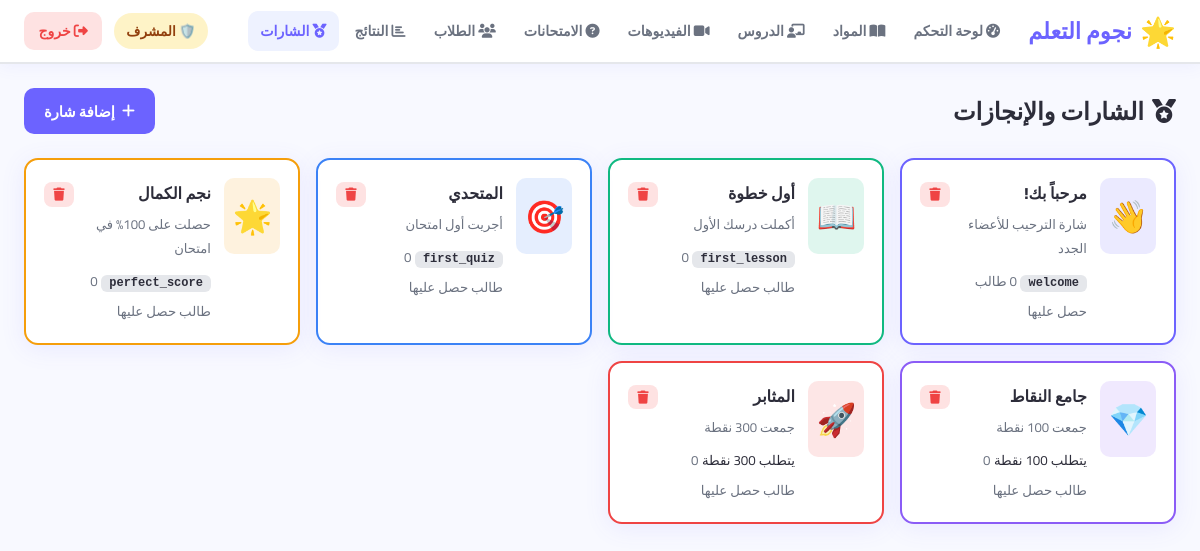
Screenshot of /admin/badges (signed in) with the database file from the repository.
### app/models.py (models this page shows)
class Badge(db.Model):
    __tablename__ = 'badges'
    id              = db.Column(db.Integer, primary_key=True)
    name            = db.Column(db.String(100), nullable=False)
    description     = db.Column(db.Text)
    icon            = db.Column(db.String(10), default='🏅')
    color           = db.Column(db.String(20), default='#F59E0B')
    condition       = db.Column(db.String(50))
    points_required = db.Column(db.Integer, default=0)
    users = db.relationship('UserBadge', backref='badge', lazy='dynamic', cascade='all, delete-orphan')

### app/admin/routes.py (the view)
@admin.route('/badges')
@admin_required
def badges():
    return render_template('admin/badges.html', badges=Badge.query.all())

### app/admin/routes.py (called while the page is built)
def admin_required(f):
    @wraps(f)
    def decorated(*args, **kwargs):
        if not current_user.is_authenticated or not current_user.is_admin():
            flash('ليس لديك صلاحية الوصول', 'danger')
            return redirect(url_for('student.dashboard'))
        return f(*args, **kwargs)
    return login_required(decorated)

### app/models.py (called while the page is built)
@login_manager.user_loader
def load_user(user_id):
    return User.query.get(int(user_id))

    def is_admin(self):          return self.role == 'admin'

### templates/admin/badges.html (shortened to what this page needs)
{% extends "base.html" %}
{% block content %}
<div class="admin-page">
  <div class="admin-header">
    <h1><i class="fas fa-medal"></i> الشارات والإنجازات</h1>
    <a href="{{ url_for('admin.add_badge') }}" class="btn-add">
      <i class="fas fa-plus"></i> إضافة شارة
    </a>
  </div>
  <div class="badges-admin-grid">
    {% for b in badges %}
    <div class="badge-admin-card" style="border-color: {{ b.color }}">
      <div class="bac-icon" style="background:{{ b.color }}22">{{ b.icon }}</div>
      <div class="bac-info">
        <h4>{{ b.name }}</h4>
        <p>{{ b.description or '' }}</p>
        {% if b.condition %}
        <span class="condition-tag">{{ b.condition }}</span>
        {% endif %}
        {% if b.points_required %}
        <small>يتطلب {{ b.points_required }} نقطة</small>
        {% endif %}
        <small class="text-muted">{{ b.users.count() }} طالب حصل عليها</small>
      </div>
      <form method="POST" action="{{ url_for('admin.delete_badge', bid=b.id) }}"
            onsubmit="return confirm('حذف هذه الشارة؟')">
        <button type="submit" class="btn-delete sm"><i class="fas fa-trash"></i></button>
      </form>
    </div>
    {% else %}
    <div class="empty-state" style="grid-column:1/-1">
      🏅 لا توجد شارات — <a href="{{ url_for('admin.add_badge') }}">أضف شارة الآن</a>
    </div>
    {% endfor %}
  </div>
</div>
{% endblock %}

### app/static/css/style.css (style rules this page uses)
:root { --primary: #6C63FF; --primary-d: #5549E0; --secondary: #FF6584; --success: #10B981; --warning: #F59E0B; --danger: #EF4444; --info: #3B82F6; --dark: #1E1E2E; --text: #2D2D3A; --text-light: #6B7280; --border: #E5E7EB; --bg: #F8F9FF; --white: #FFFFFF; --nav-h: 64px; --radius: 16px; --shadow: 0 4px 24px rgba(108,99,255,.10); --shadow-lg: 0 8px 40px rgba(108,99,255,.18); --font: 'Cairo', 'Tajawal', sans-serif; }
*, *::before, *::after { box-sizing: border-box; margin: 0; padding: 0; }
html { scroll-behavior: smooth; }
body { font-family: var(--font); background: var(--bg); color: var(--text); direction: rtl; min-height: 100vh; }
a { text-decoration: none; color: inherit; }
button { cursor: pointer; font-family: var(--font); }
.admin-header { display: flex; align-items: center; justify-content: space-between; flex-wrap: wrap; gap: 1rem; margin-bottom: 1.5rem; }
.admin-header h1 { font-size: 1.5rem; font-weight: 900; display: flex; align-items: center; gap: .5rem; }
.text-muted { color: var(--text-light); }
.btn-add { display: flex; align-items: center; gap: .45rem; background: var(--primary); color: #fff; border-radius: 10px; padding: .6rem 1.25rem; font-weight: 700; font-size: .92rem; transition: background .2s, transform .15s; }
.btn-edit, .btn-view, .btn-delete, .btn-toggle, .btn-sm { display: inline-flex; align-items: center; justify-content: center; gap: .3rem; border-radius: 8px; padding: .45rem .85rem; font-weight: 700; font-size: .85rem; border: none; font-family: var(--font); transition: all .2s; }
.btn-delete { background: #FEE2E2; color: var(--danger); }
.btn-edit.sm, .btn-view.sm, .btn-delete.sm, .btn-toggle.sm { padding: .35rem .6rem; font-size: .82rem; }
.badges-admin-grid { display: grid; grid-template-columns: repeat(auto-fill, minmax(240px, 1fr)); gap: 1rem; }
.badge-admin-card { background: var(--white); border: 2px solid var(--border); border-radius: 14px; padding: 1.1rem; display: flex; align-items: flex-start; gap: .85rem; box-shadow: var(--shadow); }
.bac-icon { font-size: 2rem; padding: .5rem; border-radius: 10px; flex-shrink: 0; }
.bac-info { flex: 1; }
.bac-info h4 { font-weight: 800; margin-bottom: .25rem; }
.bac-info p { font-size: .82rem; color: var(--text-light); margin-bottom: .35rem; }
.condition-tag { display: inline-block; background: var(--border); border-radius: 6px; padding: .1rem .5rem; font-size: .75rem; font-weight: 700; font-family: monospace; }

### app/static/css/adhd.css (style rules this page uses)
:root { --adhd-bg: #F7F8FF; --adhd-surface: #FFFFFF; --adhd-primary: #6C63FF; --adhd-primary-s: #EEF2FF; --adhd-success: #10B981; --adhd-success-s: #D1FAE5; --adhd-warning: #F59E0B; --adhd-warning-s: #FEF3C7; --adhd-danger: #EF4444; --adhd-text: #1A1A2E; --adhd-muted: #64748B; --adhd-border: #E2E8F0; --adhd-shadow: 0 2px 16px rgba(108,99,255,.08); --adhd-shadow-lg: 0 8px 32px rgba(108,99,255,.15); --adhd-radius: 18px; --adhd-transition: .25s cubic-bezier(.4,0,.2,1); --streak-fire: #FF6B35; --streak-cold: #94A3B8; --xp-color: linear-gradient(90deg, #6C63FF, #A78BFA, #F472B6); --fs-sm: 14px; --fs-md: 16px; --fs-lg: 18px; --fs-xl: 22px; --fs-2xl: 28px; --fs-3xl: 36px; }

### rows the page displays
Badge: icon "👋", name "مرحباً بك!", description "شارة الترحيب للأعضاء الجدد", condition "welcome"
Badge: icon "📖", name "أول خطوة", description "أكملت درسك الأول", condition "first_lesson", users.count "0"
Badge: icon "🎯", name "المتحدي", description "أجريت أول امتحان", condition "first_quiz", users.count "0"
Badge: icon "🌟", name "نجم الكمال", description "حصلت على 100% في امتحان", condition "perfect_score", users.count "0"
Badge: icon "💎", name "جامع النقاط", description "جمعت 100 نقطة", users.count "0"
Badge: icon "🚀", name "المثابر", description "جمعت 300 نقطة", users.count "0"
